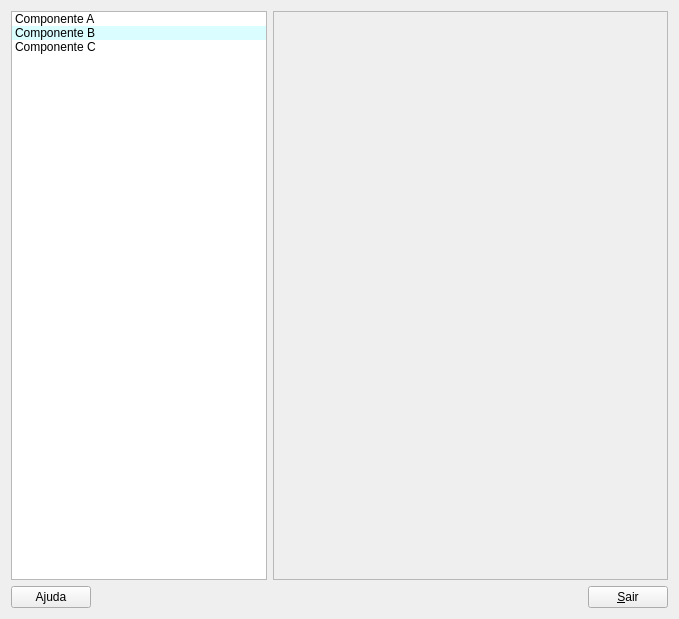
<?xml version="1.0" encoding="UTF-8"?>
<ui version="4.0">
 <class>SystemSettingsForm</class>
 <widget class="QWidget" name="SystemSettingsForm">
  <property name="geometry">
   <rect>
    <x>0</x>
    <y>0</y>
    <width>679</width>
    <height>619</height>
   </rect>
  </property>
  <property name="sizePolicy">
   <sizepolicy hsizetype="Ignored" vsizetype="Ignored">
    <horstretch>0</horstretch>
    <verstretch>0</verstretch>
   </sizepolicy>
  </property>
  <property name="maximumSize">
   <size>
    <width>8777215</width>
    <height>16777215</height>
   </size>
  </property>
  <property name="windowTitle">
   <string>System Settings</string>
  </property>
  <layout class="QGridLayout" name="gridLayout_3">
   <item row="0" column="0">
    <layout class="QGridLayout" name="gridLayout_2">
     <item row="0" column="0">
      <layout class="QHBoxLayout" name="horizontalLayout">
       <item>
        <widget class="QListWidget" name="listWidget">
         <property name="sizePolicy">
          <sizepolicy hsizetype="Fixed" vsizetype="Expanding">
           <horstretch>0</horstretch>
           <verstretch>0</verstretch>
          </sizepolicy>
         </property>
         <property name="palette">
          <palette>
           <active>
            <colorrole role="AlternateBase">
             <brush brushstyle="SolidPattern">
              <color alpha="200">
               <red>208</red>
               <green>252</green>
               <blue>255</blue>
              </color>
             </brush>
            </colorrole>
           </active>
           <inactive>
            <colorrole role="AlternateBase">
             <brush brushstyle="SolidPattern">
              <color alpha="200">
               <red>208</red>
               <green>252</green>
               <blue>255</blue>
              </color>
             </brush>
            </colorrole>
           </inactive>
           <disabled>
            <colorrole role="AlternateBase">
             <brush brushstyle="SolidPattern">
              <color alpha="200">
               <red>208</red>
               <green>252</green>
               <blue>255</blue>
              </color>
             </brush>
            </colorrole>
           </disabled>
          </palette>
         </property>
         <property name="alternatingRowColors">
          <bool>true</bool>
         </property>
         <item>
          <property name="text">
           <string>Componente A</string>
          </property>
         </item>
         <item>
          <property name="text">
           <string>Componente B</string>
          </property>
         </item>
         <item>
          <property name="text">
           <string>Componente C</string>
          </property>
         </item>
        </widget>
       </item>
       <item>
        <widget class="QFrame" name="currentFrame">
         <property name="minimumSize">
          <size>
           <width>301</width>
           <height>451</height>
          </size>
         </property>
         <property name="frameShape">
          <enum>QFrame::StyledPanel</enum>
         </property>
         <property name="frameShadow">
          <enum>QFrame::Raised</enum>
         </property>
        </widget>
       </item>
      </layout>
     </item>
     <item row="1" column="0">
      <layout class="QGridLayout" name="gridLayout">
       <item row="0" column="0">
        <widget class="QPushButton" name="helpButton">
         <property name="text">
          <string>Ajuda</string>
         </property>
        </widget>
       </item>
       <item row="0" column="1">
        <spacer name="horizontalSpacer">
         <property name="orientation">
          <enum>Qt::Horizontal</enum>
         </property>
         <property name="sizeHint" stdset="0">
          <size>
           <width>40</width>
           <height>20</height>
          </size>
         </property>
        </spacer>
       </item>
       <item row="0" column="2">
        <widget class="QPushButton" name="exitButton">
         <property name="text">
          <string>&amp;Sair</string>
         </property>
        </widget>
       </item>
      </layout>
     </item>
    </layout>
   </item>
  </layout>
 </widget>
 <resources/>
 <connections/>
</ui>
